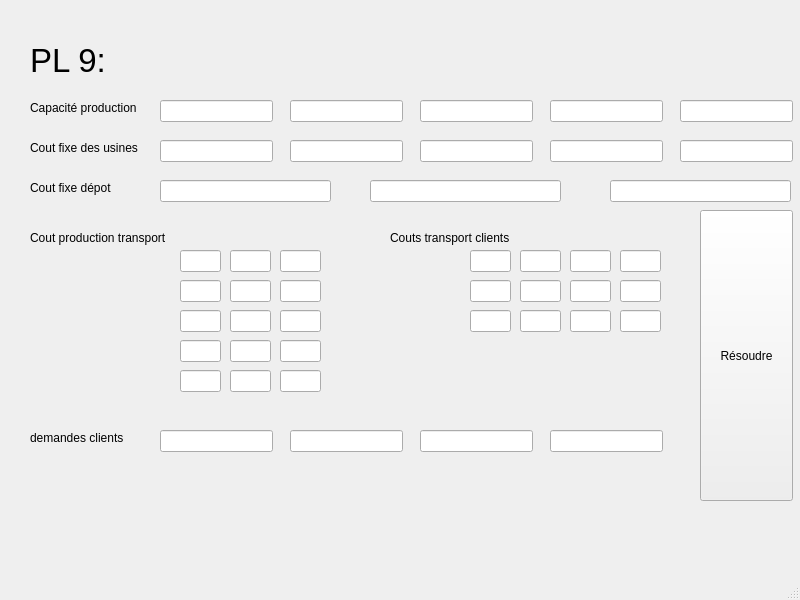
<?xml version="1.0" encoding="UTF-8"?>
<ui version="4.0">
 <class>MainWindow</class>
 <widget class="QMainWindow" name="MainWindow">
  <property name="geometry">
   <rect>
    <x>0</x>
    <y>0</y>
    <width>800</width>
    <height>600</height>
   </rect>
  </property>
  <property name="windowTitle">
   <string>MainWindow</string>
  </property>
  <widget class="QWidget" name="centralwidget">
   <widget class="QLabel" name="label">
    <property name="geometry">
     <rect>
      <x>30</x>
      <y>30</y>
      <width>121</width>
      <height>61</height>
     </rect>
    </property>
    <property name="font">
     <font>
      <pointsize>25</pointsize>
     </font>
    </property>
    <property name="text">
     <string>PL 9:</string>
    </property>
   </widget>
   <widget class="QLabel" name="label_2">
    <property name="geometry">
     <rect>
      <x>30</x>
      <y>100</y>
      <width>121</width>
      <height>16</height>
     </rect>
    </property>
    <property name="text">
     <string>Capacité production</string>
    </property>
   </widget>
   <widget class="QLineEdit" name="lineEdit">
    <property name="geometry">
     <rect>
      <x>160</x>
      <y>100</y>
      <width>113</width>
      <height>22</height>
     </rect>
    </property>
   </widget>
   <widget class="QLineEdit" name="lineEdit_2">
    <property name="geometry">
     <rect>
      <x>290</x>
      <y>100</y>
      <width>113</width>
      <height>22</height>
     </rect>
    </property>
   </widget>
   <widget class="QLineEdit" name="lineEdit_3">
    <property name="geometry">
     <rect>
      <x>420</x>
      <y>100</y>
      <width>113</width>
      <height>22</height>
     </rect>
    </property>
   </widget>
   <widget class="QLineEdit" name="lineEdit_4">
    <property name="geometry">
     <rect>
      <x>550</x>
      <y>100</y>
      <width>113</width>
      <height>22</height>
     </rect>
    </property>
   </widget>
   <widget class="QLineEdit" name="lineEdit_5">
    <property name="geometry">
     <rect>
      <x>680</x>
      <y>100</y>
      <width>113</width>
      <height>22</height>
     </rect>
    </property>
   </widget>
   <widget class="QLineEdit" name="lineEdit_6">
    <property name="geometry">
     <rect>
      <x>420</x>
      <y>140</y>
      <width>113</width>
      <height>22</height>
     </rect>
    </property>
   </widget>
   <widget class="QLineEdit" name="lineEdit_7">
    <property name="geometry">
     <rect>
      <x>680</x>
      <y>140</y>
      <width>113</width>
      <height>22</height>
     </rect>
    </property>
   </widget>
   <widget class="QLineEdit" name="lineEdit_8">
    <property name="geometry">
     <rect>
      <x>290</x>
      <y>140</y>
      <width>113</width>
      <height>22</height>
     </rect>
    </property>
   </widget>
   <widget class="QLineEdit" name="lineEdit_9">
    <property name="geometry">
     <rect>
      <x>550</x>
      <y>140</y>
      <width>113</width>
      <height>22</height>
     </rect>
    </property>
   </widget>
   <widget class="QLabel" name="label_3">
    <property name="geometry">
     <rect>
      <x>30</x>
      <y>140</y>
      <width>121</width>
      <height>16</height>
     </rect>
    </property>
    <property name="text">
     <string>Cout fixe des usines</string>
    </property>
   </widget>
   <widget class="QLineEdit" name="lineEdit_10">
    <property name="geometry">
     <rect>
      <x>160</x>
      <y>140</y>
      <width>113</width>
      <height>22</height>
     </rect>
    </property>
   </widget>
   <widget class="QLineEdit" name="lineEdit_11">
    <property name="geometry">
     <rect>
      <x>610</x>
      <y>180</y>
      <width>181</width>
      <height>22</height>
     </rect>
    </property>
   </widget>
   <widget class="QLineEdit" name="lineEdit_12">
    <property name="geometry">
     <rect>
      <x>160</x>
      <y>180</y>
      <width>171</width>
      <height>22</height>
     </rect>
    </property>
   </widget>
   <widget class="QLabel" name="label_4">
    <property name="geometry">
     <rect>
      <x>30</x>
      <y>180</y>
      <width>121</width>
      <height>16</height>
     </rect>
    </property>
    <property name="text">
     <string>Cout fixe dépot</string>
    </property>
   </widget>
   <widget class="QLineEdit" name="lineEdit_14">
    <property name="geometry">
     <rect>
      <x>370</x>
      <y>180</y>
      <width>191</width>
      <height>22</height>
     </rect>
    </property>
   </widget>
   <widget class="QLineEdit" name="lineEdit_28">
    <property name="geometry">
     <rect>
      <x>230</x>
      <y>340</y>
      <width>41</width>
      <height>22</height>
     </rect>
    </property>
   </widget>
   <widget class="QLineEdit" name="lineEdit_13">
    <property name="geometry">
     <rect>
      <x>180</x>
      <y>280</y>
      <width>41</width>
      <height>22</height>
     </rect>
    </property>
   </widget>
   <widget class="QLineEdit" name="lineEdit_18">
    <property name="geometry">
     <rect>
      <x>180</x>
      <y>310</y>
      <width>41</width>
      <height>22</height>
     </rect>
    </property>
   </widget>
   <widget class="QLineEdit" name="lineEdit_36">
    <property name="geometry">
     <rect>
      <x>230</x>
      <y>370</y>
      <width>41</width>
      <height>22</height>
     </rect>
    </property>
   </widget>
   <widget class="QLineEdit" name="lineEdit_17">
    <property name="geometry">
     <rect>
      <x>280</x>
      <y>310</y>
      <width>41</width>
      <height>22</height>
     </rect>
    </property>
   </widget>
   <widget class="QLineEdit" name="lineEdit_15">
    <property name="geometry">
     <rect>
      <x>280</x>
      <y>250</y>
      <width>41</width>
      <height>22</height>
     </rect>
    </property>
   </widget>
   <widget class="QLineEdit" name="lineEdit_16">
    <property name="geometry">
     <rect>
      <x>230</x>
      <y>250</y>
      <width>41</width>
      <height>22</height>
     </rect>
    </property>
   </widget>
   <widget class="QLineEdit" name="lineEdit_19">
    <property name="geometry">
     <rect>
      <x>230</x>
      <y>280</y>
      <width>41</width>
      <height>22</height>
     </rect>
    </property>
   </widget>
   <widget class="QLineEdit" name="lineEdit_26">
    <property name="geometry">
     <rect>
      <x>180</x>
      <y>340</y>
      <width>41</width>
      <height>22</height>
     </rect>
    </property>
   </widget>
   <widget class="QLineEdit" name="lineEdit_20">
    <property name="geometry">
     <rect>
      <x>180</x>
      <y>250</y>
      <width>41</width>
      <height>22</height>
     </rect>
    </property>
   </widget>
   <widget class="QLineEdit" name="lineEdit_21">
    <property name="geometry">
     <rect>
      <x>230</x>
      <y>310</y>
      <width>41</width>
      <height>22</height>
     </rect>
    </property>
   </widget>
   <widget class="QLineEdit" name="lineEdit_33">
    <property name="geometry">
     <rect>
      <x>280</x>
      <y>370</y>
      <width>41</width>
      <height>22</height>
     </rect>
    </property>
   </widget>
   <widget class="QLineEdit" name="lineEdit_22">
    <property name="geometry">
     <rect>
      <x>280</x>
      <y>280</y>
      <width>41</width>
      <height>22</height>
     </rect>
    </property>
   </widget>
   <widget class="QLineEdit" name="lineEdit_34">
    <property name="geometry">
     <rect>
      <x>180</x>
      <y>370</y>
      <width>41</width>
      <height>22</height>
     </rect>
    </property>
   </widget>
   <widget class="QLineEdit" name="lineEdit_25">
    <property name="geometry">
     <rect>
      <x>280</x>
      <y>340</y>
      <width>41</width>
      <height>22</height>
     </rect>
    </property>
   </widget>
   <widget class="QLabel" name="label_5">
    <property name="geometry">
     <rect>
      <x>30</x>
      <y>230</y>
      <width>151</width>
      <height>16</height>
     </rect>
    </property>
    <property name="text">
     <string>Cout production transport</string>
    </property>
   </widget>
   <widget class="QLineEdit" name="lineEdit_29">
    <property name="geometry">
     <rect>
      <x>520</x>
      <y>250</y>
      <width>41</width>
      <height>22</height>
     </rect>
    </property>
   </widget>
   <widget class="QLineEdit" name="lineEdit_37">
    <property name="geometry">
     <rect>
      <x>520</x>
      <y>280</y>
      <width>41</width>
      <height>22</height>
     </rect>
    </property>
   </widget>
   <widget class="QLineEdit" name="lineEdit_32">
    <property name="geometry">
     <rect>
      <x>620</x>
      <y>250</y>
      <width>41</width>
      <height>22</height>
     </rect>
    </property>
   </widget>
   <widget class="QLineEdit" name="lineEdit_48">
    <property name="geometry">
     <rect>
      <x>620</x>
      <y>310</y>
      <width>41</width>
      <height>22</height>
     </rect>
    </property>
   </widget>
   <widget class="QLineEdit" name="lineEdit_27">
    <property name="geometry">
     <rect>
      <x>470</x>
      <y>250</y>
      <width>41</width>
      <height>22</height>
     </rect>
    </property>
   </widget>
   <widget class="QLineEdit" name="lineEdit_40">
    <property name="geometry">
     <rect>
      <x>620</x>
      <y>280</y>
      <width>41</width>
      <height>22</height>
     </rect>
    </property>
   </widget>
   <widget class="QLineEdit" name="lineEdit_35">
    <property name="geometry">
     <rect>
      <x>570</x>
      <y>280</y>
      <width>41</width>
      <height>22</height>
     </rect>
    </property>
   </widget>
   <widget class="QLineEdit" name="lineEdit_42">
    <property name="geometry">
     <rect>
      <x>470</x>
      <y>310</y>
      <width>41</width>
      <height>22</height>
     </rect>
    </property>
   </widget>
   <widget class="QLineEdit" name="lineEdit_38">
    <property name="geometry">
     <rect>
      <x>470</x>
      <y>280</y>
      <width>41</width>
      <height>22</height>
     </rect>
    </property>
   </widget>
   <widget class="QLineEdit" name="lineEdit_30">
    <property name="geometry">
     <rect>
      <x>570</x>
      <y>250</y>
      <width>41</width>
      <height>22</height>
     </rect>
    </property>
   </widget>
   <widget class="QLineEdit" name="lineEdit_41">
    <property name="geometry">
     <rect>
      <x>570</x>
      <y>310</y>
      <width>41</width>
      <height>22</height>
     </rect>
    </property>
   </widget>
   <widget class="QLineEdit" name="lineEdit_44">
    <property name="geometry">
     <rect>
      <x>520</x>
      <y>310</y>
      <width>41</width>
      <height>22</height>
     </rect>
    </property>
   </widget>
   <widget class="QLabel" name="label_6">
    <property name="geometry">
     <rect>
      <x>390</x>
      <y>230</y>
      <width>151</width>
      <height>16</height>
     </rect>
    </property>
    <property name="text">
     <string>Couts transport clients</string>
    </property>
   </widget>
   <widget class="QLineEdit" name="lineEdit_23">
    <property name="geometry">
     <rect>
      <x>420</x>
      <y>430</y>
      <width>113</width>
      <height>22</height>
     </rect>
    </property>
   </widget>
   <widget class="QLineEdit" name="lineEdit_24">
    <property name="geometry">
     <rect>
      <x>290</x>
      <y>430</y>
      <width>113</width>
      <height>22</height>
     </rect>
    </property>
   </widget>
   <widget class="QLabel" name="label_7">
    <property name="geometry">
     <rect>
      <x>30</x>
      <y>430</y>
      <width>121</width>
      <height>16</height>
     </rect>
    </property>
    <property name="text">
     <string>demandes clients </string>
    </property>
   </widget>
   <widget class="QLineEdit" name="lineEdit_31">
    <property name="geometry">
     <rect>
      <x>160</x>
      <y>430</y>
      <width>113</width>
      <height>22</height>
     </rect>
    </property>
   </widget>
   <widget class="QPushButton" name="resoudre1">
    <property name="geometry">
     <rect>
      <x>700</x>
      <y>210</y>
      <width>93</width>
      <height>291</height>
     </rect>
    </property>
    <property name="text">
     <string>Résoudre</string>
    </property>
   </widget>
   <widget class="QLineEdit" name="lineEdit_39">
    <property name="geometry">
     <rect>
      <x>550</x>
      <y>430</y>
      <width>113</width>
      <height>22</height>
     </rect>
    </property>
   </widget>
  </widget>
  <widget class="QMenuBar" name="menubar">
   <property name="geometry">
    <rect>
     <x>0</x>
     <y>0</y>
     <width>800</width>
     <height>26</height>
    </rect>
   </property>
  </widget>
  <widget class="QStatusBar" name="statusbar"/>
 </widget>
 <resources/>
 <connections/>
</ui>
